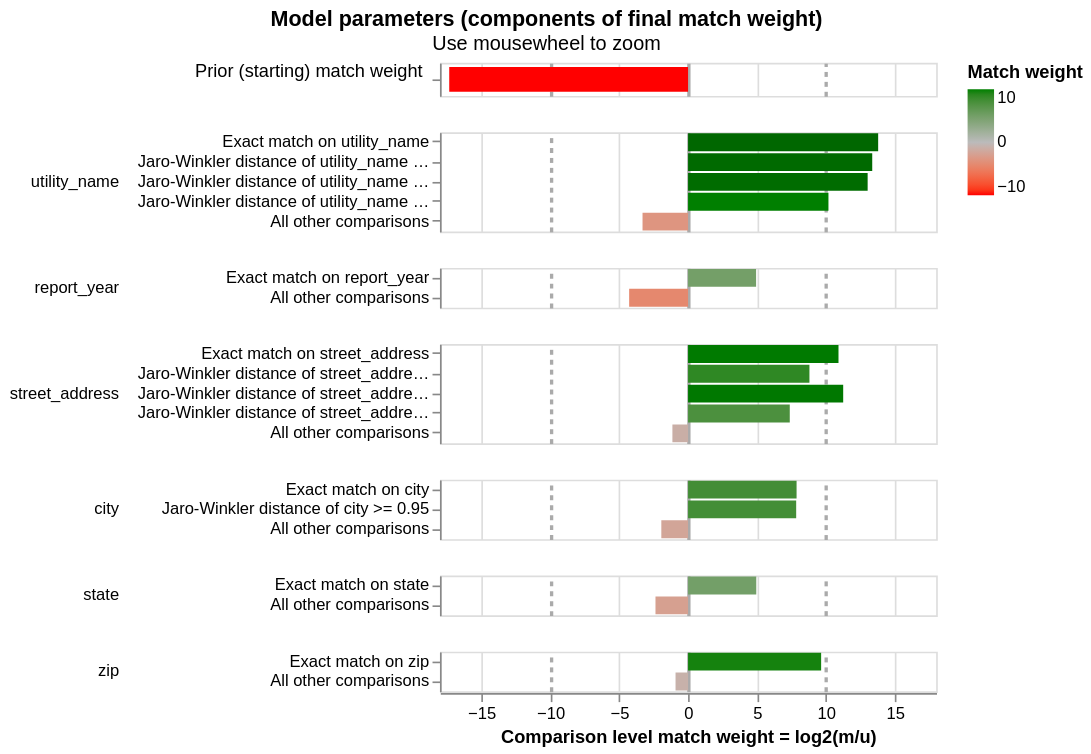

Notebook code cell kept with this figure:
### Markdown cell above
This chart indicates how the linker will assign a match weight to the pair based on if that pair falls into each comparison level. We want comparison levels that we think are good indicators of a match (like exact match on address) to be weighted highly. Ignore report_year here.

### Code cell
linker.visualisations.match_weights_chart()

### Figure 1 — Vega-Lite specification as saved in the notebook (floating-point values rounded to 4 significant figures)
{"config": {"view": {"continuousWidth": 300, "continuousHeight": 300, "discreteHeight": 60, "discreteWidth": 400}, "header": {"title": null}, "mark": {"tooltip": null}, "title": {"anchor": "middle"}}, "vconcat": [{"mark": {"type": "bar", "clip": true, "height": 15}, "encoding": {"color": {"field": "log2_bayes_factor", "scale": {"domain": [-10, 0, 10], "interpolate": "lab", "range": ["red", "#bbbbbb", "green"]}, "title": "Match weight", "type": "quantitative"}, "tooltip": [{"field": "comparison_name", "title": "Comparison name", "type": "nominal"}, {"field": "probability_two_random_records_match", "format": ".4f", "title": "Probability two random records match", "type": "nominal"}, {"field": "log2_bayes_factor", "format": ",.4f", "title": "Equivalent match weight", "type": "quantitative"}, {"field": "bayes_factor_description", "title": "Match weight description", "type": "nominal"}], "x": {"axis": {"domain": false, "gridColor": {"condition": {"test": "abs(datum.value / 10)  <= 1 & datum.value % 10 === 0", "value": "#aaa"}, "value": "#ddd"}, "gridDash": {"condition": {"test": "abs(datum.value / 10) == 1", "value": [3]}, "value": null}, "gridWidth": {"condition": {"test": "abs(datum.value / 10)  <= 1 & datum.value % 10 === 0", "value": 2}, "value": 1}, "labels": false, "ticks": false, "title": ""}, "field": "log2_bayes_factor", "scale": {"domain": [-18, 18]}, "type": "quantitative"}, "y": {"axis": {"title": "Prior (starting) match weight", "titleAlign": "right", "titleAngle": 0, "titleFontWeight": "normal"}, "field": "label_for_charts", "sort": {"field": "comparison_vector_value", "order": "descending"}, "type": "nominal"}}, "height": 20, "transform": [{"filter": "(datum.comparison_name == 'probability_two_random_records_match')"}]}, {"mark": {"type": "bar", "clip": true}, "encoding": {"color": {"field": "log2_bayes_factor", "scale": {"domain": [-10, 0, 10], "interpolate": "lab", "range": ["red", "#bbbbbb", "green"]}, "title": "Match weight", "type": "quantitative"}, "row": {"field": "comparison_name", "header": {"labelAlign": "left", "labelAnchor": "middle", "labelAngle": 0}, "sort": {"field": "comparison_sort_order"}, "type": "nominal"}, "tooltip": [{"field": "comparison_name", "title": "Comparison name", "type": "nominal"}, {"field": "label_for_charts", "title": "Label", "type": "ordinal"}, {"field": "sql_condition", "title": "SQL condition", "type": "nominal"}, {"field": "m_probability", "format": ".10~g", "title": "M probability", "type": "quantitative"}, {"field": "u_probability", "format": ".10~g", "title": "U probability", "type": "quantitative"}, {"field": "bayes_factor", "format": ",.6f", "title": "Bayes factor = m/u", "type": "quantitative"}, {"field": "log2_bayes_factor", "format": ".4~g", "title": "Match weight = log2(m/u)", "type": "quantitative"}, {"field": "bayes_factor_description", "title": "Match weight description", "type": "nominal"}, {"field": "m_probability_description", "title": "m probability description", "type": "nominal"}, {"field": "u_probability_description", "title": "u probability description", "type": "nominal"}], "x": {"axis": {"gridColor": {"condition": {"test": "abs(datum.value / 10)  <= 1 & datum.value % 10 === 0", "value": "#aaa"}, "value": "#ddd"}, "gridDash": {"condition": {"test": "abs(datum.value / 10) == 1", "value": [3]}, "value": null}, "gridWidth": {"condition": {"test": "abs(datum.value / 10)  <= 1 & datum.value % 10 === 0", "value": 2}, "value": 1}, "title": "Comparison level match weight = log2(m/u)"}, "field": "log2_bayes_factor", "scale": {"domain": [-18, 18]}, "type": "quantitative"}, "y": {"axis": {"title": null}, "field": "label_for_charts", "sort": {"field": "comparison_vector_value", "order": "descending"}, "type": "nominal"}}, "height": {"step": 12}, "resolve": {"axis": {"y": "independent"}, "scale": {"y": "independent"}}, "transform": [{"filter": "(datum.comparison_name != 'probability_two_random_records_match')"}]}], "data": {"name": "data-71147919492a109fd1a86daca821df6b"}, "params": [{"name": "mouse_zoom", "select": {"type": "interval", "encodings": ["x"]}, "bind": "scales", "views": []}], "resolve": {"axis": {"y": "independent"}, "scale": {"y": "independent"}}, "title": {"text": "Model parameters (components of final match weight)", "subtitle": "Use mousewheel to zoom"}, "$schema": "https://vega.github.io/schema/vega-lite/v5.9.3.json", "datasets": {"data-71147919492a109fd1a86daca821df6b": [{"comparison_name": "probability_two_random_records_match", "sql_condition": null, "label_for_charts": "", "m_probability": null, "u_probability": null, "m_probability_description": null, "u_probability_description": null, "has_tf_adjustments": false, "tf_adjustment_column": null, "tf_adjustment_weight": null, "is_null_level": false, "bayes_factor": 6.082e-06, "log2_bayes_factor": -17.33, "comparison_vector_value": 0, "max_comparison_vector_value": 0, "bayes_factor_description": "The probability that two random records drawn at random match is 0.000 or one in  164,411.0 records.This is equivalent to a starting match weight of -17.327.", "probability_two_random_records_match": 6.082e-06, "comparison_sort_order": -1}, {"comparison_name": "utility_name", "sql_condition": "\"utility_name_l\" = \"utility_name_r\"", "label_for_charts": "Exact match on utility_name", "m_probability": 0.1519, "u_probability": 1.071e-05, "m_probability_description": "Amongst matching record comparisons, 15.19% of records (i.e. one in 6.583) are in the exact match on utility_name comparison level", "u_probability_description": "Amongst non-matching record comparisons, 0.001071% of records (i.e. one in 93,380) are in the exact match on utility_name comparison level", "has_tf_adjustments": true, "tf_adjustment_column": "utility_name", "tf_adjustment_weight": 1.0, "is_null_level": false, "bayes_factor": 14180.0, "log2_bayes_factor": 13.79, "comparison_vector_value": 4, "max_comparison_vector_value": 4, "bayes_factor_description": "If comparison level is `exact match on utility_name` then comparison is 14,184 times more likely to be a match", "probability_two_random_records_match": 6.082e-06, "comparison_sort_order": 0}, {"comparison_name": "utility_name", "sql_condition": "jaro_winkler_similarity(\"utility_name_l\", \"utility_name_r\") >= 0.97", "label_for_charts": "Jaro-Winkler distance of utility_name >= 0.97", "m_probability": 0.2152, "u_probability": 2.044e-05, "m_probability_description": "Amongst matching record comparisons, 21.52% of records (i.e. one in 4.647) are in the jaro-winkler distance of utility_name >= 0.97 comparison level", "u_probability_description": "Amongst non-matching record comparisons, 0.002044% of records (i.e. one in 48,913) are in the jaro-winkler distance of utility_name >= 0.97 comparison level", "has_tf_adjustments": false, "tf_adjustment_column": null, "tf_adjustment_weight": 1.0, "is_null_level": false, "bayes_factor": 10530.0, "log2_bayes_factor": 13.36, "comparison_vector_value": 3, "max_comparison_vector_value": 4, "bayes_factor_description": "If comparison level is `jaro-winkler distance of utility_name >= 0.97` then comparison is 10,526 times more likely to be a match", "probability_two_random_records_match": 6.082e-06, "comparison_sort_order": 0}, {"comparison_name": "utility_name", "sql_condition": "jaro_winkler_similarity(\"utility_name_l\", \"utility_name_r\") >= 0.93", "label_for_charts": "Jaro-Winkler distance of utility_name >= 0.93", "m_probability": 0.4557, "u_probability": 5.452e-05, "m_probability_description": "Amongst matching record comparisons, 45.57% of records (i.e. one in 2.194) are in the jaro-winkler distance of utility_name >= 0.93 comparison level", "u_probability_description": "Amongst non-matching record comparisons, 0.005452% of records (i.e. one in 18,342) are in the jaro-winkler distance of utility_name >= 0.93 comparison level", "has_tf_adjustments": false, "tf_adjustment_column": null, "tf_adjustment_weight": 1.0, "is_null_level": false, "bayes_factor": 8359.0, "log2_bayes_factor": 13.03, "comparison_vector_value": 2, "max_comparison_vector_value": 4, "bayes_factor_description": "If comparison level is `jaro-winkler distance of utility_name >= 0.93` then comparison is 8,359 times more likely to be a match", "probability_two_random_records_match": 6.082e-06, "comparison_sort_order": 0}, {"comparison_name": "utility_name", "sql_condition": "jaro_winkler_similarity(\"utility_name_l\", \"utility_name_r\") >= 0.88", "label_for_charts": "Jaro-Winkler distance of utility_name >= 0.88", "m_probability": 0.07595, "u_probability": 6.523e-05, "m_probability_description": "Amongst matching record comparisons, 7.595% of records (i.e. one in 13.17) are in the jaro-winkler distance of utility_name >= 0.88 comparison level", "u_probability_description": "Amongst non-matching record comparisons, 0.006523% of records (i.e. one in 15,331) are in the jaro-winkler distance of utility_name >= 0.88 comparison level", "has_tf_adjustments": false, "tf_adjustment_column": null, "tf_adjustment_weight": 1.0, "is_null_level": false, "bayes_factor": 1164.0, "log2_bayes_factor": 10.19, "comparison_vector_value": 1, "max_comparison_vector_value": 4, "bayes_factor_description": "If comparison level is `jaro-winkler distance of utility_name >= 0.88` then comparison is 1,164 times more likely to be a match", "probability_two_random_records_match": 6.082e-06, "comparison_sort_order": 0}, {"comparison_name": "utility_name", "sql_condition": "ELSE", "label_for_charts": "All other comparisons", "m_probability": 0.1013, "u_probability": 0.9998, "m_probability_description": "Amongst matching record comparisons, 10.13% of records (i.e. one in 9.875) are in the all other comparisons comparison level", "u_probability_description": "Amongst non-matching record comparisons, 99.98% of records (i.e. one in 1) are in the all other comparisons comparison level", "has_tf_adjustments": false, "tf_adjustment_column": null, "tf_adjustment_weight": 1.0, "is_null_level": false, "bayes_factor": 0.1013, "log2_bayes_factor": -3.304, "comparison_vector_value": 0, "max_comparison_vector_value": 4, "bayes_factor_description": "If comparison level is `all other comparisons` then comparison is 9.874 times less likely to be a match", "probability_two_random_records_match": 6.082e-06, "comparison_sort_order": 0}, {"comparison_name": "report_year", "sql_condition": "\"report_year_l\" = \"report_year_r\"", "label_for_charts": "Exact match on report_year", "m_probability": 1.0, "u_probability": 0.03267, "m_probability_description": "Amongst matching record comparisons, 100% of records (i.e. one in 1) are in the exact match on report_year comparison level", "u_probability_description": "Amongst non-matching record comparisons, 3.267% of records (i.e. one in 30.61) are in the exact match on report_year comparison level", "has_tf_adjustments": false, "tf_adjustment_column": null, "tf_adjustment_weight": 1.0, "is_null_level": false, "bayes_factor": 30.61, "log2_bayes_factor": 4.936, "comparison_vector_value": 1, "max_comparison_vector_value": 1, "bayes_factor_description": "If comparison level is `exact match on report_year` then comparison is 30.61 times more likely to be a match", "probability_two_random_records_match": 6.082e-06, "comparison_sort_order": 1}, {"comparison_name": "report_year", "sql_condition": "ELSE", "label_for_charts": "All other comparisons", "m_probability": 0.05, "u_probability": 0.9673, "m_probability_description": "Amongst matching record comparisons, 5% of records (i.e. one in 20) are in the all other comparisons comparison level", "u_probability_description": "Amongst non-matching record comparisons, 96.73% of records (i.e. one in 1.034) are in the all other comparisons comparison level", "has_tf_adjustments": false, "tf_adjustment_column": null, "tf_adjustment_weight": 1.0, "is_null_level": false, "bayes_factor": 0.05169, "log2_bayes_factor": -4.274, "comparison_vector_value": 0, "max_comparison_vector_value": 1, "bayes_factor_description": "If comparison level is `all other comparisons` then comparison is 19.35 times less likely to be a match", "probability_two_random_records_match": 6.082e-06, "comparison_sort_order": 1}, {"comparison_name": "street_address", "sql_condition": "\"street_address_l\" = \"street_address_r\"", "label_for_charts": "Exact match on street_address", "m_probability": 0.09091, "u_probability": 4.712e-05, "m_probability_description": "Amongst matching record comparisons, 9.091% of records (i.e. one in 11) are in the exact match on street_address comparison level", "u_probability_description": "Amongst non-matching record comparisons, 0.004712% of records (i.e. one in 21,223) are in the exact match on street_address comparison level", "has_tf_adjustments": true, "tf_adjustment_column": "street_address", "tf_adjustment_weight": 1.0, "is_null_level": false, "bayes_factor": 1929.0, "log2_bayes_factor": 10.91, "comparison_vector_value": 4, "max_comparison_vector_value": 4, "bayes_factor_description": "If comparison level is `exact match on street_address` then comparison is 1,929 times more likely to be a match", "probability_two_random_records_match": 6.082e-06, "comparison_sort_order": 2}, {"comparison_name": "street_address", "sql_condition": "jaro_winkler_similarity(\"street_address_l\", \"street_address_r\") >= 0.97", "label_for_charts": "Jaro-Winkler distance of street_address >= 0.97", "m_probability": 0.07576, "u_probability": 0.0001693, "m_probability_description": "Amongst matching record comparisons, 7.576% of records (i.e. one in 13.2) are in the jaro-winkler distance of street_address >= 0.97 comparison level", "u_probability_description": "Amongst non-matching record comparisons, 0.01693% of records (i.e. one in 5,906) are in the jaro-winkler distance of street_address >= 0.97 comparison level", "has_tf_adjustments": false, "tf_adjustment_column": null, "tf_adjustment_weight": 1.0, "is_null_level": false, "bayes_factor": 447.4, "log2_bayes_factor": 8.805, "comparison_vector_value": 3, "max_comparison_vector_value": 4, "bayes_factor_description": "If comparison level is `jaro-winkler distance of street_address >= 0.97` then comparison is 447 times more likely to be a match", "probability_two_random_records_match": 6.082e-06, "comparison_sort_order": 2}, {"comparison_name": "street_address", "sql_condition": "jaro_winkler_similarity(\"street_address_l\", \"street_address_r\") >= 0.92", "label_for_charts": "Jaro-Winkler distance of street_address >= 0.92", "m_probability": 0.2879, "u_probability": 0.0001178, "m_probability_description": "Amongst matching record comparisons, 28.79% of records (i.e. one in 3.474) are in the jaro-winkler distance of street_address >= 0.92 comparison level", "u_probability_description": "Amongst non-matching record comparisons, 0.01178% of records (i.e. one in 8,489) are in the jaro-winkler distance of street_address >= 0.92 comparison level", "has_tf_adjustments": false, "tf_adjustment_column": null, "tf_adjustment_weight": 1.0, "is_null_level": false, "bayes_factor": 2444.0, "log2_bayes_factor": 11.25, "comparison_vector_value": 2, "max_comparison_vector_value": 4, "bayes_factor_description": "If comparison level is `jaro-winkler distance of street_address >= 0.92` then comparison is 2,444 times more likely to be a match", "probability_two_random_records_match": 6.082e-06, "comparison_sort_order": 2}, {"comparison_name": "street_address", "sql_condition": "jaro_winkler_similarity(\"street_address_l\", \"street_address_r\") >= 0.85", "label_for_charts": "Jaro-Winkler distance of street_address >= 0.85", "m_probability": 0.09091, "u_probability": 0.0005463, "m_probability_description": "Amongst matching record comparisons, 9.091% of records (i.e. one in 11) are in the jaro-winkler distance of street_address >= 0.85 comparison level", "u_probability_description": "Amongst non-matching record comparisons, 0.05463% of records (i.e. one in 1,831) are in the jaro-winkler distance of street_address >= 0.85 comparison level", "has_tf_adjustments": false, "tf_adjustment_column": null, "tf_adjustment_weight": 1.0, "is_null_level": false, "bayes_factor": 166.4, "log2_bayes_factor": 7.379, "comparison_vector_value": 1, "max_comparison_vector_value": 4, "bayes_factor_description": "If comparison level is `jaro-winkler distance of street_address >= 0.85` then comparison is 166 times more likely to be a match", "probability_two_random_records_match": 6.082e-06, "comparison_sort_order": 2}, {"comparison_name": "street_address", "sql_condition": "ELSE", "label_for_charts": "All other comparisons", "m_probability": 0.4545, "u_probability": 0.9991, "m_probability_description": "Amongst matching record comparisons, 45.45% of records (i.e. one in 2.2) are in the all other comparisons comparison level", "u_probability_description": "Amongst non-matching record comparisons, 99.91% of records (i.e. one in 1.001) are in the all other comparisons comparison level", "has_tf_adjustments": false, "tf_adjustment_column": null, "tf_adjustment_weight": 1.0, "is_null_level": false, "bayes_factor": 0.4549, "log2_bayes_factor": -1.136, "comparison_vector_value": 0, "max_comparison_vector_value": 4, "bayes_factor_description": "If comparison level is `all other comparisons` then comparison is 2.198 times less likely to be a match", "probability_two_random_records_match": 6.082e-06, "comparison_sort_order": 2}, {"comparison_name": "city", "sql_condition": "\"city_l\" = \"city_r\"", "label_for_charts": "Exact match on city", "m_probability": 0.7143, "u_probability": 0.003047, "m_probability_description": "Amongst matching record comparisons, 71.43% of records (i.e. one in 1.4) are in the exact match on city comparison level", "u_probability_description": "Amongst non-matching record comparisons, 0.3047% of records (i.e. one in 328) are in the exact match on city comparison level", "has_tf_adjustments": true, "tf_adjustment_column": "city", "tf_adjustment_weight": 1.0, "is_null_level": false, "bayes_factor": 234.4, "log2_bayes_factor": 7.873, "comparison_vector_value": 2, "max_comparison_vector_value": 2, "bayes_factor_description": "If comparison level is `exact match on city` then comparison is 234 times more likely to be a match", "probability_two_random_records_match": 6.082e-06, "comparison_sort_order": 3}, {"comparison_name": "city", "sql_condition": "jaro_winkler_similarity(\"city_l\", \"city_r\") >= 0.95", "label_for_charts": "Jaro-Winkler distance of city >= 0.95", "m_probability": 0.02597, "u_probability": 0.000113, "m_probability_description": "Amongst matching record comparisons, 2.597% of records (i.e. one in 38.5) are in the jaro-winkler distance of city >= 0.95 comparison level", "u_probability_description": "Amongst non-matching record comparisons, 0.0113% of records (i.e. one in 8,846) are in the jaro-winkler distance of city >= 0.95 comparison level", "has_tf_adjustments": false, "tf_adjustment_column": null, "tf_adjustment_weight": 1.0, "is_null_level": false, "bayes_factor": 229.8, "log2_bayes_factor": 7.844, "comparison_vector_value": 1, "max_comparison_vector_value": 2, "bayes_factor_description": "If comparison level is `jaro-winkler distance of city >= 0.95` then comparison is 230 times more likely to be a match", "probability_two_random_records_match": 6.082e-06, "comparison_sort_order": 3}, {"comparison_name": "city", "sql_condition": "ELSE", "label_for_charts": "All other comparisons", "m_probability": 0.2597, "u_probability": 0.9968, "m_probability_description": "Amongst matching record comparisons, 25.97% of records (i.e. one in 3.85) are in the all other comparisons comparison level", "u_probability_description": "Amongst non-matching record comparisons, 99.68% of records (i.e. one in 1.003) are in the all other comparisons comparison level", "has_tf_adjustments": false, "tf_adjustment_column": null, "tf_adjustment_weight": 1.0, "is_null_level": false, "bayes_factor": 0.2606, "log2_bayes_factor": -1.94, "comparison_vector_value": 0, "max_comparison_vector_value": 2, "bayes_factor_description": "If comparison level is `all other comparisons` then comparison is 3.838 times less likely to be a match", "probability_two_random_records_match": 6.082e-06, "comparison_sort_order": 3}, {"comparison_name": "state", "sql_condition": "\"state_l\" = \"state_r\"", "label_for_charts": "Exact match on state", "m_probability": 0.8108, "u_probability": 0.02625, "m_probability_description": "Amongst matching record comparisons, 81.08% of records (i.e. one in 1.233) are in the exact match on state comparison level", "u_probability_description": "Amongst non-matching record comparisons, 2.625% of records (i.e. one in 38.1) are in the exact match on state comparison level", "has_tf_adjustments": true, "tf_adjustment_column": "state", "tf_adjustment_weight": 1.0, "is_null_level": false, "bayes_factor": 30.89, "log2_bayes_factor": 4.949, "comparison_vector_value": 1, "max_comparison_vector_value": 1, "bayes_factor_description": "If comparison level is `exact match on state` then comparison is 30.89 times more likely to be a match", "probability_two_random_records_match": 6.082e-06, "comparison_sort_order": 4}, {"comparison_name": "state", "sql_condition": "ELSE", "label_for_charts": "All other comparisons", "m_probability": 0.1892, "u_probability": 0.9737, "m_probability_description": "Amongst matching record comparisons, 18.92% of records (i.e. one in 5.286) are in the all other comparisons comparison level", "u_probability_description": "Amongst non-matching record comparisons, 97.37% of records (i.e. one in 1.027) are in the all other comparisons comparison level", "has_tf_adjustments": false, "tf_adjustment_column": null, "tf_adjustment_weight": 1.0, "is_null_level": false, "bayes_factor": 0.1943, "log2_bayes_factor": -2.364, "comparison_vector_value": 0, "max_comparison_vector_value": 1, "bayes_factor_description": "If comparison level is `all other comparisons` then comparison is 5.147 times less likely to be a match", "probability_two_random_records_match": 6.082e-06, "comparison_sort_order": 4}, {"comparison_name": "zip", "sql_condition": "\"zip_l\" = \"zip_r\"", "label_for_charts": "Exact match on zip", "m_probability": 0.4675, "u_probability": 0.0005801, "m_probability_description": "Amongst matching record comparisons, 46.75% of records (i.e. one in 2.139) are in the exact match on zip comparison level", "u_probability_description": "Amongst non-matching record comparisons, 0.05801% of records (i.e. one in 1,724) are in the exact match on zip comparison level", "has_tf_adjustments": true, "tf_adjustment_column": "zip", "tf_adjustment_weight": 1.0, "is_null_level": false, "bayes_factor": 805.9, "log2_bayes_factor": 9.655, "comparison_vector_value": 1, "max_comparison_vector_value": 1, "bayes_factor_description": "If comparison level is `exact match on zip` then comparison is 806 times more likely to be a match", "probability_two_random_records_match": 6.082e-06, "comparison_sort_order": 5}, {"comparison_name": "zip", "sql_condition": "ELSE", "label_for_charts": "All other comparisons", "m_probability": 0.5325, "u_probability": 0.9994, "m_probability_description": "Amongst matching record comparisons, 53.25% of records (i.e. one in 1.878) are in the all other comparisons comparison level", "u_probability_description": "Amongst non-matching record comparisons, 99.94% of records (i.e. one in 1.001) are in the all other comparisons comparison level", "has_tf_adjustments": false, "tf_adjustment_column": null, "tf_adjustment_weight": 1.0, "is_null_level": false, "bayes_factor": 0.5328, "log2_bayes_factor": -0.9084, "comparison_vector_value": 0, "max_comparison_vector_value": 1, "bayes_factor_description": "If comparison level is `all other comparisons` then comparison is 1.877 times less likely to be a match", "probability_two_random_records_match": 6.082e-06, "comparison_sort_order": 5}]}}
